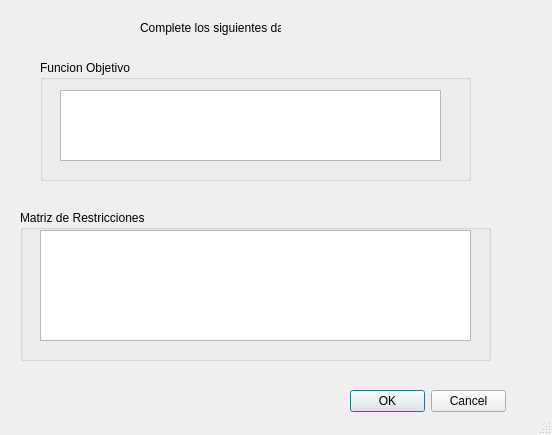
<?xml version="1.0" encoding="UTF-8"?>
<ui version="4.0">
 <class>MainWindow</class>
 <widget class="QMainWindow" name="MainWindow">
  <property name="geometry">
   <rect>
    <x>0</x>
    <y>0</y>
    <width>552</width>
    <height>435</height>
   </rect>
  </property>
  <property name="windowTitle">
   <string>Herramienta de Optimizacion</string>
  </property>
  <widget class="QWidget" name="centralwidget">
   <widget class="QDialogButtonBox" name="buttonBox">
    <property name="geometry">
     <rect>
      <x>350</x>
      <y>390</y>
      <width>156</width>
      <height>23</height>
     </rect>
    </property>
    <property name="standardButtons">
     <set>QDialogButtonBox::Cancel|QDialogButtonBox::Ok</set>
    </property>
   </widget>
   <widget class="QGroupBox" name="groupBox_2">
    <property name="geometry">
     <rect>
      <x>20</x>
      <y>210</y>
      <width>471</width>
      <height>151</height>
     </rect>
    </property>
    <property name="title">
     <string>Matriz de Restricciones</string>
    </property>
    <widget class="QTableWidget" name="restTable">
     <property name="geometry">
      <rect>
       <x>20</x>
       <y>20</y>
       <width>431</width>
       <height>111</height>
      </rect>
     </property>
    </widget>
   </widget>
   <widget class="QLabel" name="label">
    <property name="geometry">
     <rect>
      <x>140</x>
      <y>20</y>
      <width>141</width>
      <height>16</height>
     </rect>
    </property>
    <property name="text">
     <string>Complete los siguientes datos</string>
    </property>
   </widget>
   <widget class="QGroupBox" name="groupBox">
    <property name="geometry">
     <rect>
      <x>40</x>
      <y>60</y>
      <width>431</width>
      <height>121</height>
     </rect>
    </property>
    <property name="title">
     <string>Funcion Objetivo</string>
    </property>
    <widget class="QTableWidget" name="foTable">
     <property name="geometry">
      <rect>
       <x>20</x>
       <y>30</y>
       <width>381</width>
       <height>71</height>
      </rect>
     </property>
    </widget>
   </widget>
  </widget>
  <widget class="QMenuBar" name="menubar">
   <property name="geometry">
    <rect>
     <x>0</x>
     <y>0</y>
     <width>552</width>
     <height>21</height>
    </rect>
   </property>
  </widget>
  <widget class="QStatusBar" name="statusbar"/>
 </widget>
 <resources/>
 <connections/>
</ui>
